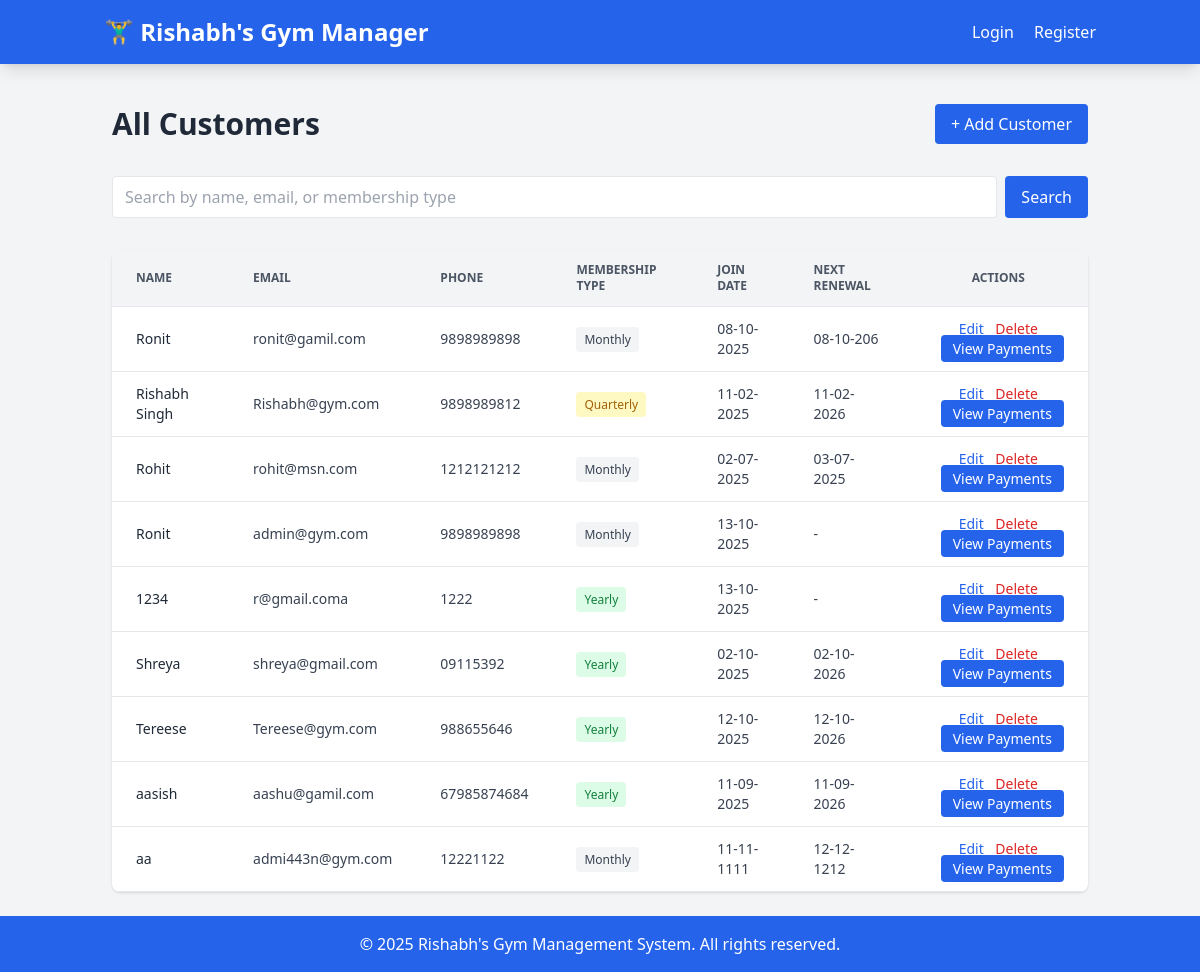
The app's page /admin/customers (signed in) with its own data.
### models.py (models this page shows, shortened)
class Customer(db.Model):
    __tablename__ = 'customers'
    id = db.Column(db.Integer, primary_key=True)
    name = db.Column(db.String(100), nullable=False)
    email = db.Column(db.String(120), unique=True, nullable=False)
    phone = db.Column(db.String(20), nullable=True)
    password = db.Column(db.String(200), nullable=False)
    membership_type = db.Column(db.String(20), nullable=False, default='Monthly')
    payment_amount = db.Column(db.Float, nullable=True, default=0.0)
    join_date = db.Column(db.Date, nullable=True, default=datetime.utcnow)
    next_renewal = db.Column(db.Date, nullable=True)
    entry_time = db.Column(db.Time, nullable=True)
    payments = db.relationship('Payment', backref='customer', lazy=True)
    entry_logs = db.relationship('EntryLog', backref='customer', lazy=True)

### app.py (the view)
@app.route('/admin/customers')
def admin_customers_list():
    if session.get('role') != 'admin':
        flash("Access denied!", "error")
        return redirect(url_for('login'))
    search = request.args.get('search', '')
    if search:
        customers = Customer.query.filter(
            (Customer.name.contains(search)) |
            (Customer.email.contains(search)) |
            (Customer.membership_type.contains(search))
        ).all()
    else:
        customers = Customer.query.all()
    return render_template('customers_list.html', customers=customers)

### Templates/customers_list.html (shortened to what this page needs)
{% extends 'base.html' %}
{% block content %}
<div class="space-y-8">
  <div class="flex justify-between items-center">
    <h1 class="text-3xl font-bold text-gray-800">All Customers</h1>
    <a href="{{ url_for('add_customer') }}" class="bg-blue-600 text-white px-4 py-2 rounded hover:bg-blue-700">
      + Add Customer
    </a>
  </div>
  <form method="GET" action="{{ url_for('admin_customers_list') }}" class="flex space-x-2 mb-4">
    <input
      type="text"
      name="search"
      value="{{ request.args.get('search', '') }}"
      placeholder="Search by name, email, or membership type"
      class="border rounded px-3 py-2 text-gray-700 focus:outline-none focus:ring-2 focus:ring-blue-500 flex-grow"
    />
    <button
      type="submit"
      class="bg-blue-600 text-white px-4 py-2 rounded hover:bg-blue-700">
      Search
    </button>
  </form>
  <div class="bg-white shadow rounded-lg overflow-hidden">
    <table class="min-w-full text-left text-sm text-gray-700">
      <thead class="bg-gray-100 border-b text-gray-600 uppercase text-xs">
        <tr>
          <th class="px-6 py-3">Name</th>
          <th class="px-6 py-3">Email</th>
          <th class="px-6 py-3">Phone</th>
          <th class="px-6 py-3">Membership Type</th>
          <th class="px-6 py-3">Join Date</th>
          <th class="px-6 py-3">Next Renewal</th>
          <th class="px-6 py-3 text-center">Actions</th>
        </tr>
      </thead>
      <tbody>
        {% for customer in customers %}
        <tr class="border-b hover:bg-gray-50 transition-colors">
          <td class="px-6 py-3 font-medium text-gray-800">{{ customer.name }}</td>
          <td class="px-6 py-3">{{ customer.email }}</td>
          <td class="px-6 py-3">{{ customer.phone or '-' }}</td>
          <td class="px-6 py-3">
            <span class="px-2 py-1 rounded text-xs
              {% if customer.membership_type == 'Yearly' %} bg-green-100 text-green-700
              {% elif customer.membership_type == 'Quarterly' %} bg-yellow-100 text-yellow-700
              {% else %} bg-gray-100 text-gray-700 {% endif %}">
              {{ customer.membership_type }}
            </span>
          </td>
          <td class="px-6 py-3">{{ customer.join_date.strftime('%d-%m-%Y') if customer.join_date else '-' }}</td>
          <td class="px-6 py-3">{{ customer.next_renewal.strftime('%d-%m-%Y') if customer.next_renewal else '-' }}</td>
          <td class="px-6 py-3 text-center space-x-2">
            <a href="{{ url_for('update_customer', id=customer.id) }}" class="text-blue-600 hover:text-blue-800 font-medium">Edit</a>
            <a href="{{ url_for('delete_customer', id=customer.id) }}" class="text-red-600 hover:text-red-800 font-medium"
               onclick="return confirm('Are you sure you want to delete this customer?')">Delete</a>
            <a href="{{ url_for('customer_payment_details', customer_id=customer.id) }}"
               class="bg-blue-600 text-white px-3 py-1 rounded hover:bg-blue-700 transition">
               View Payments
            </a>
          </td>
        </tr>
        {% else %}
        <tr>
          <td colspan="7" class="text-center py-4 text-gray-500">No customers found.</td>
        </tr>
        {% endfor %}
      </tbody>
    </table>
  </div>
</div>
{% endblock %}

### records on screen
Customer: name "Ronit", email "ronit@gamil.com", phone "9898989898", membership_type "Monthly", join_date "08-10-2025", next_renewal "08-10-206"
Customer: name "Rishabh Singh", email "Rishabh@gym.com", phone "9898989812", membership_type "Quarterly", join_date "11-02-2025", next_renewal "11-02-2026"
Customer: name "Rohit", email "rohit@msn.com", phone "1212121212", membership_type "Monthly", join_date "02-07-2025", next_renewal "03-07-2025"
Customer: name "Ronit", email "admin@gym.com", phone "9898989898", membership_type "Monthly", join_date "13-10-2025", next_renewal "-"
Customer: name "1234", email "r@gmail.coma", phone "1222", membership_type "Yearly", join_date "13-10-2025", next_renewal "-"
Customer: name "Shreya", email "shreya@gmail.com", phone "09115392", membership_type "Yearly", join_date "02-10-2025", next_renewal "02-10-2026"
Customer: name "Tereese", email "Tereese@gym.com", phone "988655646", membership_type "Yearly", join_date "12-10-2025", next_renewal "12-10-2026"
Customer: name "aasish", email "aashu@gamil.com", phone "67985874684", membership_type "Yearly", join_date "11-09-2025", next_renewal "11-09-2026"
Customer: name "aa", email "admi443n@gym.com", phone "12221122", membership_type "Monthly", join_date "11-11-1111", next_renewal "12-12-1212"

### other values on screen
{{ current_year or 2025 }} "2025"
